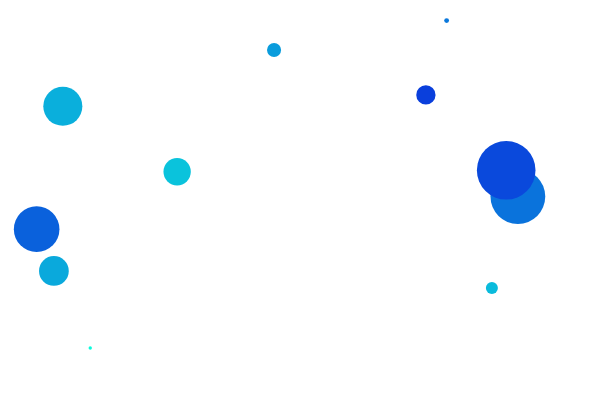
Frame 1 (no input)
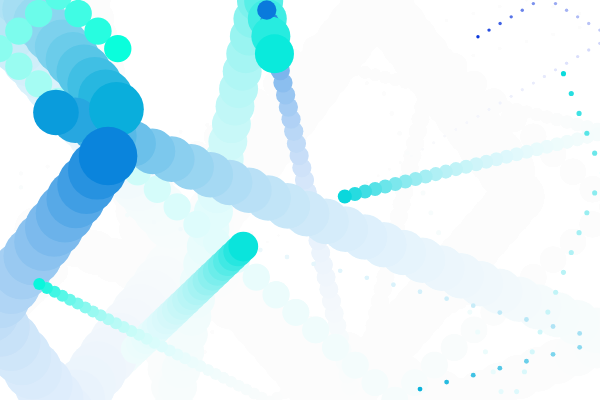
Frame 60 (no input)
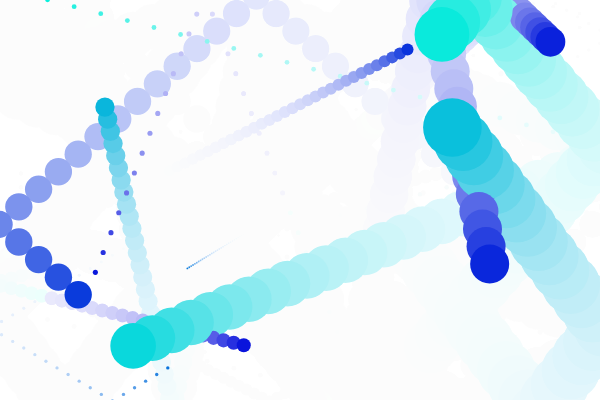
Frame 120 (the mouse pressed at the canvas centre since frame 60)

The p5.js sketch that drew these frames (run headless with seeded random() and noise() and a simulated clock; from frame 60 on, the mouse is pressed at the canvas centre):

// p5.js sketch
// ── sketch.js
// DM2008 — Activity 4b [Guided]
// Objects in Motion (50 min)
//
// You have a working Agent class to start with — your job is to bring it to life.
// Each agent moves, changes over time, and is drawn to the screen.
// Mouse click adds a new agent. C clears them all.
//
// Things to try:
// - Change the starting values (size, speed, color) to see what happens
// - Make agents bounce instead of wrap — what needs to change?
// - Add a second method to your class beyond update() and show()
//
// Stretch: give each agent a lifespan — shrink or fade it over time, then remove it.
// Hint: a backward loop lets you safely splice items while iterating.

let agents = [];
const NUM_START = 12;

function setup() {
  createCanvas(600, 400);
  noStroke();

  for (let i = 0; i < NUM_START; i++) {
    let x = random(width);
    let y = random(height);
    let sz = random(50, 70);
    let speedX = random(-20, 30);
    let speedY = random(-20, 20);
    agents.push(new Agent(x, y, sz, speedX, speedY));
  }
}

function draw() {
  background(255,30);

  for (let i = 0; i < agents.length; i++) {
    agents[i].update();
    agents[i].show();
  }
}

function mousePressed() {
  let sz = random(70, 80);
  let speedX = random(-2, 2);
  let speedY = random(-2, 2);
  agents.push(new Agent(mouseX, mouseY, sz, speedX, speedY));
}

function keyPressed() {
  // Replacing the array with an empty one effectively clears all agents
  if (key == "C" || key == "c") {
    agents = [];
  }
}

class Agent {
  constructor(x, y, sz, speedX, speedY) {
    this.x = x;
    this.y = y;
    this.sz = random(sz);
    this.dx = speedX;
    this.dy = speedY;
    this.col = random(255); // a color value that will change over time
    // What else might your agent need to know about itself?
    this.growRate = random(-2, 2);
  }

  update() {
    // Position changes by speed each frame — can you see why?
    this.x += this.dx;
    this.y += this.dy;

    // This is a property changing over time — try changing size or speed instead
    this.col = (this.col + 1) % 255;
    //this.sz = (this.sz + this.growRate) % 70;
    //wjnotes: 1 is the speed of growth, this.growRate is akso speed of growth that could be a value but we made it a variable so there can be a range
    
    // This wraps agents around the edges — could you make them bounce instead?
    if (this.x > width) {
      this.dx *= -1;
      
    }
    if (this.x < 0) {
      this.dx *= -1;
    }
    if (this.y > height) {
      this.dy *= -1;
    }
    if (this.y < 0) {
      this.dy *= -1;
    }
  }

  show() {
    // this.col drives the color shift — how could you use your other properties here?
    fill(10, this.col, 220);
    ellipse(this.x, this.y, this.sz);
  }
}
